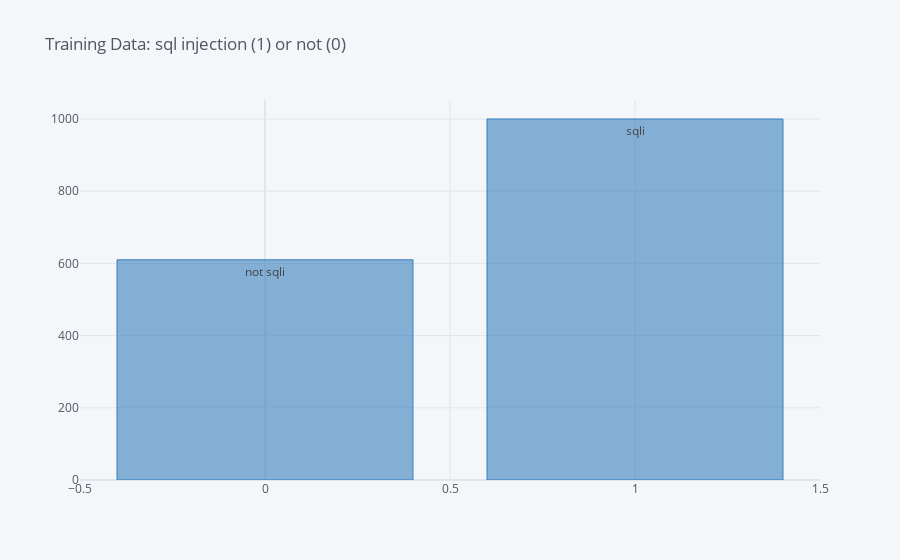

The notebook cell this image was saved under:
### Code cell
train.label.value_counts().iplot(kind='bar',text=['sqli', 'not sqli'], title='Training Data: sql injection (1) or not (0)',color=['blue'])

### Figure 1 — Plotly figure (JSON) as saved in the notebook; plotly's stock layout.template omitted (floating-point values rounded to 4 significant figures)
{"data": [{"marker": {"color": "rgba(55, 128, 191, 0.6)", "line": {"color": "rgba(55, 128, 191, 1.0)", "width": 1}}, "name": "label", "orientation": "v", "text": ["sqli", "not sqli"], "type": "bar", "x": [1, 0], "y": [1000, 610]}], "layout": {"legend": {"bgcolor": "#F5F6F9", "font": {"color": "#4D5663"}}, "paper_bgcolor": "#F5F6F9", "plot_bgcolor": "#F5F6F9", "title": {"font": {"color": "#4D5663"}, "text": "Training Data: sql injection (1) or not (0)"}, "xaxis": {"gridcolor": "#E1E5ED", "showgrid": true, "tickfont": {"color": "#4D5663"}, "title": {"font": {"color": "#4D5663"}, "text": ""}, "zerolinecolor": "#E1E5ED"}, "yaxis": {"gridcolor": "#E1E5ED", "showgrid": true, "tickfont": {"color": "#4D5663"}, "title": {"font": {"color": "#4D5663"}, "text": ""}, "zerolinecolor": "#E1E5ED"}}}
